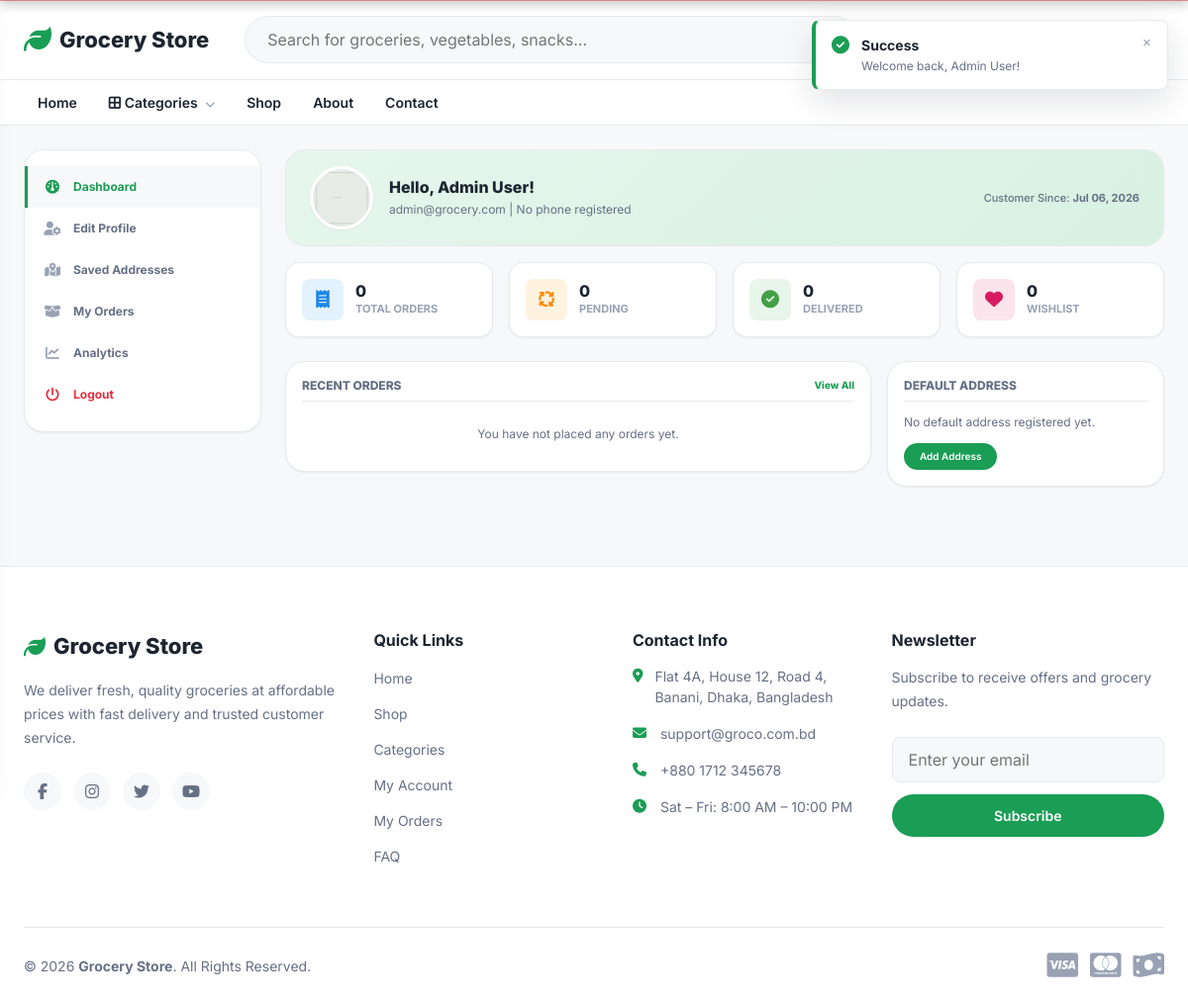
The app's page /account.php (signed in) with its own data.
### tables this page shows
CREATE TABLE `users` (
  `id` int(11) NOT NULL,
  `role_id` int(11) NOT NULL DEFAULT 2,
  `full_name` varchar(100) NOT NULL,
  `username` varchar(50) DEFAULT NULL,
  `email` varchar(150) NOT NULL,
  `phone` varchar(20) DEFAULT NULL,
  `gender` varchar(20) DEFAULT NULL,
  `dob` date DEFAULT NULL,
  `password` varchar(255) NOT NULL,
  `avatar` varchar(255) DEFAULT NULL,
  `wallet_balance` decimal(10,2) DEFAULT 0.00,
  `reward_points` int(11) DEFAULT 0,
  `is_verified` tinyint(1) DEFAULT 0,
  `phone_verified` tinyint(1) DEFAULT 0,
  `email_verified` tinyint(1) DEFAULT 0,
  `is_active` tinyint(1) DEFAULT 1,
  `is_banned` tinyint(1) DEFAULT 0,
  `banned_until` datetime DEFAULT NULL,
  `ban_reason` varchar(255) DEFAULT NULL,
  `remember_token` varchar(255) DEFAULT NULL,
  `failed_logins` int(11) DEFAULT 0,
  `last_password_change` datetime DEFAULT NULL,
  `last_login_at` datetime DEFAULT NULL,
  `created_at` timestamp NOT NULL DEFAULT current_timestamp(),
  `updated_at` timestamp NOT NULL DEFAULT current_timestamp() ON UPDATE current_timestamp(),
  `deleted_at` datetime DEFAULT NULL
);

### public/includes/helpers.php (called while the page is built, shortened)
<?php
function e(?string $value): string
{
    return htmlspecialchars($value ?? '', ENT_QUOTES, 'UTF-8');
}
function image_url(?string $path, string $placeholderCategory = 'ui'): string
{
    $fallbackPath = 'assets/images/' . $placeholderCategory . '/placeholder.png';
    $filePath = PUBLIC_PATH . '/' . $fallbackPath;
    $mtime = file_exists($filePath) ? filemtime($filePath) : time();
    return BASE_URL . '/' . $fallbackPath . '?v=' . $mtime;
}
function url_for(string $page): string
{
    return BASE_URL . '/' . ltrim($page, '/');
}

### public/includes/auth.php (called while the page is built, shortened)
<?php
function is_logged_in(): bool
{
    return !empty($_SESSION['user_id']);
}
function current_user_id(): ?int
{
    return isset($_SESSION['user_id']) ? (int) $_SESSION['user_id'] : null;
}
function current_user(): ?array
{
    static $cached = null;
    static $resolved = false;
    if ($resolved) {
        return $cached;
    }
    $userId = current_user_id();
    $stmt = db()->prepare(
        'SELECT u.id, u.role_id, u.full_name, u.email, u.phone, u.avatar,
                u.is_verified, u.is_active, r.role_name
         FROM users u
         JOIN roles r ON r.id = u.role_id
         WHERE u.id = :id
         LIMIT 1'
    );
    $stmt->execute(['id' => $userId]);
    $user = $stmt->fetch();
    $cached = $user;
    return $cached;
}
function wishlist_item_count(): int
{
    $stmt = db()->prepare('SELECT COUNT(*) FROM wishlists WHERE user_id = :uid');
    $stmt->execute(['uid' => current_user_id()]);
    return (int) $stmt->fetchColumn();
}

### public/dbconnect.php (called while the page is built, shortened)
<?php
final class Database
{
    private static ?PDO $instance = null;
    public static function getConnection(): PDO
    {
        if (self::$instance === null) {
            $dsn = 'mysql:host=' . DB_HOST . ';dbname=' . DB_NAME . ';charset=' . DB_CHARSET;
            $options = [
                PDO::ATTR_ERRMODE            => PDO::ERRMODE_EXCEPTION,
                PDO::ATTR_DEFAULT_FETCH_MODE => PDO::FETCH_ASSOC,
                PDO::ATTR_EMULATE_PREPARES   => false,
            ];
            try {
                self::$instance = new PDO($dsn, DB_USER, DB_PASS, $options);
                self::$instance->exec("SET time_zone = '+06:00'");
            } catch (PDOException $e) {
                error_log('[DB CONNECTION ERROR] ' . $e->getMessage());
                if (APP_DEBUG) {
                    die('Database connection failed: ' . htmlspecialchars($e->getMessage(), ENT_QUOTES, 'UTF-8'));
                }
                http_response_code(500);
                die('Something went wrong. Please try again later.');
            }
        }
        return self::$instance;
    }
}
function db(): PDO
{
    return Database::getConnection();
}
require_once PUBLIC_PATH . '/includes/helpers.php';
require_once PUBLIC_PATH . '/includes/auth.php';

### public/account.php (the view, shortened to what this page needs)
<?php
require_once __DIR__ . '/dbconnect.php';
$user = current_user();
$userId = (int) $user['id'];
try {
    $pdo = db();
    $totalOrdersStmt = $pdo->prepare('SELECT COUNT(*) FROM orders WHERE user_id = :uid');
    $totalOrdersStmt->execute(['uid' => $userId]);
    $totalOrders = (int) $totalOrdersStmt->fetchColumn();
    $pendingOrdersStmt = $pdo->prepare('SELECT COUNT(*) FROM orders WHERE user_id = :uid AND status = \'pending\'');
    $pendingOrdersStmt->execute(['uid' => $userId]);
    $pendingOrders = (int) $pendingOrdersStmt->fetchColumn();
    $completedOrdersStmt = $pdo->prepare('SELECT COUNT(*) FROM orders WHERE user_id = :uid AND status = \'delivered\'');
    $completedOrdersStmt->execute(['uid' => $userId]);
    $completedOrders = (int) $completedOrdersStmt->fetchColumn();
    $wishlistCount = wishlist_item_count();
    $recentStmt = $pdo->prepare('
        SELECT id, order_number, total_amount, payment_method, status, created_at
        FROM orders
        WHERE user_id = :uid
        ORDER BY created_at DESC
        LIMIT 5
    ');
    $recentStmt->execute(['uid' => $userId]);
    $recentOrders = $recentStmt->fetchAll();
    $addrStmt = $pdo->prepare('
        SELECT * FROM addresses
        WHERE user_id = :uid
        ORDER BY is_default DESC, id DESC
        LIMIT 1
    ');
    $addrStmt->execute(['uid' => $userId]);
    $defaultAddress = $addrStmt->fetch();
} catch (PDOException $e) {
    error_log('[account.php] Error: ' . $e->getMessage());
    if (APP_DEBUG) {
        die('Dashboard Loading Error: ' . htmlspecialchars($e->getMessage()));
    }
}
require_once __DIR__ . '/header.php';
?>
<div class="container" style="margin-top: var(--space-5);">
    <div class="account-layout">
        <aside class="account-sidebar">
            <ul class="account-menu-list">
                <li class="account-menu-item active">
                    <a href="<?= url_for('account.php') ?>"><i class="fas fa-gauge"></i> Dashboard</a>
                </li>
                <li class="account-menu-item">
                    <a href="<?= url_for('profile.php') ?>"><i class="fas fa-user-gear"></i> Edit Profile</a>
                </li>
                <li class="account-menu-item">
                    <a href="<?= url_for('addresses.php') ?>"><i class="fas fa-map-location-dot"></i> Saved Addresses</a>
                </li>
                <li class="account-menu-item">
                    <a href="<?= url_for('orders.php') ?>"><i class="fas fa-box-open"></i> My Orders</a>
                </li>
                <li class="account-menu-item">
                    <a href="<?= url_for('analytics.php') ?>"><i class="fas fa-chart-line"></i> Analytics</a>
                </li>
                <li class="account-menu-item">
                    <a href="<?= url_for('logout.php') ?>" style="color:var(--color-danger);"><i class="fas fa-power-off" style="color:var(--color-danger);"></i> Logout</a>
                </li>
            </ul>
        </aside>
        <main class="account-main-content">
            <div class="welcome-card">
                <div class="welcome-info">
                    <div class="welcome-avatar-wrapper">
                        <?php
                        $avatarUrl = image_url($user['avatar'], 'users');
                        ?>
                        <img class="welcome-avatar" src="<?= e($avatarUrl) ?>" alt="<?= e($user['full_name']) ?>">
                    </div>
                    <div class="welcome-details">
                        <h2>Hello, <?= e($user['full_name']) ?>!</h2>
                        <p><?= e($user['email']) ?> | <?= e($user['phone'] ?? 'No phone registered') ?></p>
                    </div>
                </div>
                <div class="welcome-meta">
                    Customer Since: <strong><?= date('M d, Y', strtotime($user['created_at'] ?? 'now')) ?></strong>
                </div>
            </div>
            <div class="stats-widgets-grid">
                <div class="stats-card">
                    <div class="stats-icon-box total"><i class="fas fa-receipt"></i></div>
                    <div class="stats-info">
                        <span class="stats-value"><?= $totalOrders ?></span>
                        <span class="stats-label">Total Orders</span>
                    </div>
                </div>
                <div class="stats-card">
                    <div class="stats-icon-box pending"><i class="fas fa-arrows-spin"></i></div>
                    <div class="stats-info">
                        <span class="stats-value"><?= $pendingOrders ?></span>
                        <span class="stats-label">Pending</span>
                    </div>
                </div>
                <div class="stats-card">
                    <div class="stats-icon-box completed"><i class="fas fa-circle-check"></i></div>
                    <div class="stats-info">
                        <span class="stats-value"><?= $completedOrders ?></span>
                        <span class="stats-label">Delivered</span>
                    </div>
                </div>
                <div class="stats-card">
                    <div class="stats-icon-box wishlist"><i class="fas fa-heart"></i></div>
                    <div class="stats-info">
                        <span class="stats-value"><?= $wishlistCount ?></span>
                        <span class="stats-label">Wishlist</span>
                    </div>
                </div>
            </div>
            <div class="dashboard-columns">
                <div class="dashboard-card" style="flex: 1;">
                    <h3 class="dashboard-card-title">
                        <span>Recent Orders</span>
                        <a href="<?= url_for('orders.php') ?>" style="font-size:10px; color:var(--color-primary); text-transform:none;">View All</a>
                    </h3>
                    <div class="dashboard-table-wrapper">
                        <?php if (!empty($recentOrders)): ?>
                            <table class="dashboard-table">
                                <thead>
                                    <tr>
                                        <th>Order #</th>
                                        <th>Date</th>
                                        <th>Total</th>
                                        <th>Payment</th>
                                        <th>Status</th>
                                        <th>Actions</th>
                                    </tr>
                                </thead>
                                <tbody>
                                    <?php foreach ($recentOrders as $order):
                                        $statusClass = strtolower($order['status']);
                                        $paymentText = $order['payment_method'] === 'cod' ? 'COD' : ($order['payment_method'] === 'card' ? 'Online' : 'Mobile');
                                    ?>
                                        <tr>
                                            <td><strong><?= e($order['order_number']) ?></strong></td>
                                            <td><?= date('M d, Y', strtotime($order['created_at'])) ?></td>
                                            <td><?= format_price((float)$order['total_amount']) ?></td>
                                            <td><?= $paymentText ?></td>
                                            <td><span class="order-badge <?= $statusClass ?>"><?= e($order['status']) ?></span></td>
                                            <td>
                                                <a href="<?= url_for('order-details.php?id=' . (int)$order['id']) ?>" style="color:var(--color-primary); font-weight:700;">View</a>
                                            </td>
                                        </tr>
                                    <?php endforeach; ?>
                                </tbody>
                            </table>
                        <?php else: ?>
                            <p style="font-size:var(--fs-xs); color:var(--color-text-muted); margin:0; padding: var(--space-3) 0; text-align:center;">You have not placed any orders yet.</p>
                        <?php endif; ?>
                    </div>
                </div>
                <div class="dashboard-card" style="width: 100%;">
                    <h3 class="dashboard-card-title">Default Address</h3>
                    <div class="address-snippet">
                        <?php if ($defaultAddress): ?>
                            <strong><?= e($defaultAddress['recipient_name']) ?></strong><br>
                            <?= e($defaultAddress['phone']) ?><br>
                            <?= e($defaultAddress['address_line1']) ?><?= $defaultAddress['address_line2'] ? ', ' . e($defaultAddress['address_line2']) : '' ?><br>
                            <?= e($defaultAddress['city']) ?><br>
                            <?= e($defaultAddress['country']) ?>
                            <div style="margin-top:var(--space-4);">
                                <a href="<?= url_for('addresses.php') ?>" class="btn btn-secondary" style="font-size:10px; border-radius:var(--radius-pill); padding: 6px 16px; border:none; display:inline-block;">Manage Book</a>
                            </div>
                        <?php else: ?>
                            <p style="margin:0 0 var(--space-3) 0;">No default address registered yet.</p>
                            <a href="<?= url_for('addresses.php') ?>" class="btn btn-primary" style="font-size:10px; border-radius:var(--radius-pill); padding: 6px 16px; border:none; display:inline-block;">Add Address</a>
                        <?php endif; ?>
                    </div>
                </div>
            </div>
        </main>
    </div>
</div>
<?php
require_once __DIR__ . '/footer.php';
?>

### public/assets/css/style.css (style rules this page uses)
:root { --color-primary: #1a9d55; --color-primary-dark: #147a42; --color-primary-light: #e6f6ec; --color-accent: #f5821f; --color-danger: #e0303e; --color-warning: #f2b705; --color-success: #1a9d55; --color-bg: #f7f8fa; --color-surface: #ffffff; --color-border: #e7e9ec; --color-text: #1c2530; --color-text-muted: #667085; --color-text-faint: #98a2b3; --font-base: 'Inter', -apple-system, BlinkMacSystemFont, 'Segoe UI', Roboto, Helvetica, Arial, sans-serif; --fs-xs: 0.75rem; --fs-sm: 0.875rem; --fs-base: 1rem; --fs-md: 1.125rem; --fs-lg: 1.375rem; --fs-xl: 1.75rem; --fs-2xl: 2.25rem; --space-1: 4px; --space-2: 8px; --space-3: 12px; --space-4: 16px; --space-5: 24px; --space-6: 32px; --space-7: 48px; --space-8: 64px; --radius-sm: 8px; --radius-md: 14px; --radius-lg: 20px; --radius-pill: 999px; --shadow-sm: 0 1px 2px rgba(16, 24, 40, 0.06); --shadow-md: 0 4px 16px rgba(16, 24, 40, 0.08); --shadow-lg: 0 12px 32px rgba(16, 24, 40, 0.12); --header-height: 128px; --container-max: 1280px; --transition-fast: 150ms ease; --transition-base: 250ms ease; }
*, *::before, *::after { box-sizing: border-box; }
html { scroll-behavior: smooth; }
body { margin: 0; font-family: var(--font-base); font-size: var(--fs-base); color: var(--color-text); background: var(--color-bg); line-height: 1.5; -webkit-font-smoothing: antialiased; }
img { max-width: 100%; display: block; }
a { color: inherit; text-decoration: none; }
ul, ol { list-style: none; margin: 0; padding: 0; }
h1, h2, h3, h4, h5, h6 { margin: 0; font-weight: 700; line-height: 1.25; }
p { margin: 0 0 var(--space-3); }
.container { width: 100%; max-width: var(--container-max); margin-inline: auto; padding-inline: var(--space-5); }
.btn { display: inline-flex; align-items: center; justify-content: center; gap: var(--space-2); padding: 12px 22px; font-weight: 600; font-size: var(--fs-sm); border-radius: var(--radius-pill); border: 1px solid transparent; transition: background var(--transition-fast), color var(--transition-fast), border-color var(--transition-fast), transform var(--transition-fast); white-space: nowrap; }
.btn-primary { background: var(--color-primary); color: #fff; }

### public/assets/css/accessibility.css (style rules this page uses)
body { text-rendering: optimizeLegibility; -webkit-font-smoothing: antialiased; -moz-osx-font-smoothing: grayscale; }

### records on screen
users: full_name "Admin User", email "admin@grocery.com", phone "No phone registered"

### other values on screen
site_name() "Grocery Store"
t('home') "Home"
t('categories') "Categories"
t('shop') "Shop"
t('about') "About"
t('contact') "Contact"
date('M d, Y', strtotime($user['created_at'] ?? 'now')) "Jul 06, 2026"
$totalOrders "0"
$pendingOrders "0"
$completedOrders "0"
$wishlistCount "0"
t('about_text') "We deliver fresh, quality groceries at affordable prices with fast delivery and trusted customer service."
t('quick_links') "Quick Links"
t('account') "My Account"
t('orders') "My Orders"
